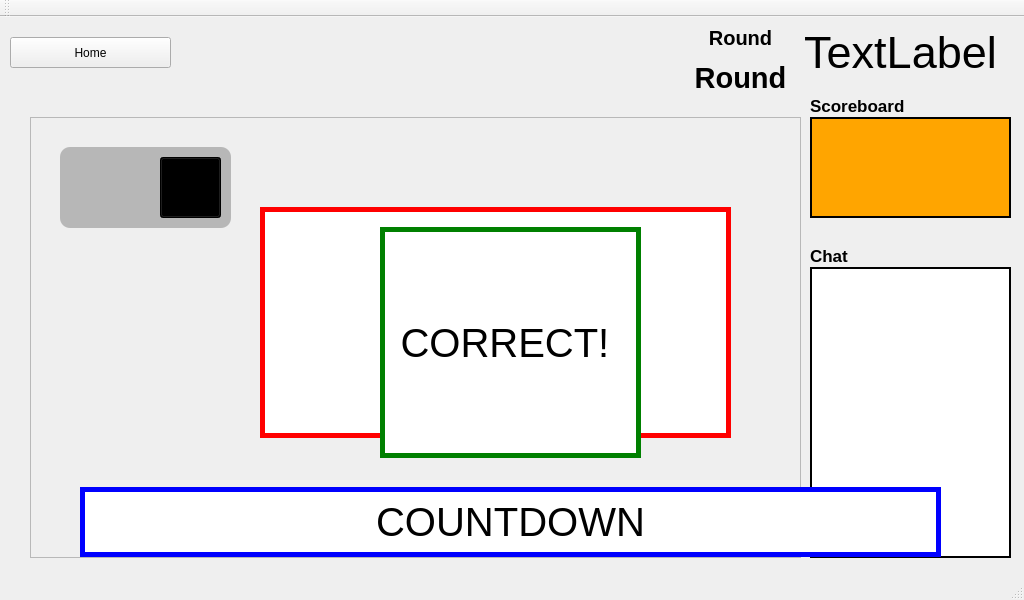
<?xml version="1.0" encoding="UTF-8"?>
<ui version="4.0">
 <class>SecondWindow</class>
 <widget class="QMainWindow" name="SecondWindow">
  <property name="geometry">
   <rect>
    <x>0</x>
    <y>0</y>
    <width>1024</width>
    <height>600</height>
   </rect>
  </property>
  <property name="windowTitle">
   <string>MainWindow</string>
  </property>
  <widget class="QWidget" name="centralwidget">
   <widget class="QPushButton" name="backbutton">
    <property name="geometry">
     <rect>
      <x>10</x>
      <y>20</y>
      <width>161</width>
      <height>31</height>
     </rect>
    </property>
    <property name="text">
     <string>Home</string>
    </property>
   </widget>
   <widget class="MyBoardFrame" name="frame">
    <property name="geometry">
     <rect>
      <x>30</x>
      <y>100</y>
      <width>771</width>
      <height>441</height>
     </rect>
    </property>
    <property name="layoutDirection">
     <enum>Qt::LeftToRight</enum>
    </property>
    <property name="frameShape">
     <enum>QFrame::StyledPanel</enum>
    </property>
    <property name="frameShadow">
     <enum>QFrame::Raised</enum>
    </property>
    <widget class="QLabel" name="timeover">
     <property name="geometry">
      <rect>
       <x>230</x>
       <y>90</y>
       <width>471</width>
       <height>231</height>
      </rect>
     </property>
     <property name="font">
      <font>
       <pointsize>30</pointsize>
      </font>
     </property>
     <property name="styleSheet">
      <string notr="true">QLabel{
background-color:white;
border-width: 5px;
border-color: red;
border-style: solid;
}</string>
     </property>
     <property name="text">
      <string>TIME OVER</string>
     </property>
     <property name="alignment">
      <set>Qt::AlignCenter</set>
     </property>
    </widget>
    <widget class="QLabel" name="correct">
     <property name="geometry">
      <rect>
       <x>350</x>
       <y>110</y>
       <width>261</width>
       <height>231</height>
      </rect>
     </property>
     <property name="font">
      <font>
       <pointsize>30</pointsize>
      </font>
     </property>
     <property name="styleSheet">
      <string notr="true">QLabel{
background-color:white;
border-width:5px;
border-color:green;
border-style: solid;
}</string>
     </property>
     <property name="text">
      <string>CORRECT! </string>
     </property>
     <property name="alignment">
      <set>Qt::AlignCenter</set>
     </property>
    </widget>
    <widget class="QPushButton" name="colorbutton">
     <property name="geometry">
      <rect>
       <x>50</x>
       <y>40</y>
       <width>61</width>
       <height>61</height>
      </rect>
     </property>
     <property name="autoFillBackground">
      <bool>false</bool>
     </property>
     <property name="styleSheet">
      <string notr="true">QPushButton {
    background-color: transparent;
    border-radius: none;
    }</string>
     </property>
     <property name="text">
      <string/>
     </property>
    </widget>
    <widget class="QPushButton" name="widthbutton">
     <property name="geometry">
      <rect>
       <x>130</x>
       <y>40</y>
       <width>61</width>
       <height>61</height>
      </rect>
     </property>
     <property name="palette">
      <palette>
       <active>
        <colorrole role="Button">
         <brush brushstyle="SolidPattern">
          <color alpha="255">
           <red>0</red>
           <green>0</green>
           <blue>0</blue>
          </color>
         </brush>
        </colorrole>
        <colorrole role="Base">
         <brush brushstyle="SolidPattern">
          <color alpha="255">
           <red>0</red>
           <green>0</green>
           <blue>0</blue>
          </color>
         </brush>
        </colorrole>
        <colorrole role="Window">
         <brush brushstyle="SolidPattern">
          <color alpha="255">
           <red>0</red>
           <green>0</green>
           <blue>0</blue>
          </color>
         </brush>
        </colorrole>
       </active>
       <inactive>
        <colorrole role="Button">
         <brush brushstyle="SolidPattern">
          <color alpha="255">
           <red>0</red>
           <green>0</green>
           <blue>0</blue>
          </color>
         </brush>
        </colorrole>
        <colorrole role="Base">
         <brush brushstyle="SolidPattern">
          <color alpha="255">
           <red>0</red>
           <green>0</green>
           <blue>0</blue>
          </color>
         </brush>
        </colorrole>
        <colorrole role="Window">
         <brush brushstyle="SolidPattern">
          <color alpha="255">
           <red>0</red>
           <green>0</green>
           <blue>0</blue>
          </color>
         </brush>
        </colorrole>
       </inactive>
       <disabled>
        <colorrole role="Button">
         <brush brushstyle="SolidPattern">
          <color alpha="255">
           <red>0</red>
           <green>0</green>
           <blue>0</blue>
          </color>
         </brush>
        </colorrole>
        <colorrole role="Base">
         <brush brushstyle="SolidPattern">
          <color alpha="255">
           <red>0</red>
           <green>0</green>
           <blue>0</blue>
          </color>
         </brush>
        </colorrole>
        <colorrole role="Window">
         <brush brushstyle="SolidPattern">
          <color alpha="255">
           <red>0</red>
           <green>0</green>
           <blue>0</blue>
          </color>
         </brush>
        </colorrole>
       </disabled>
      </palette>
     </property>
     <property name="font">
      <font>
       <pointsize>12</pointsize>
      </font>
     </property>
     <property name="autoFillBackground">
      <bool>false</bool>
     </property>
     <property name="styleSheet">
      <string notr="true">QPushButton{
	background-color: #000000;
}</string>
     </property>
     <property name="text">
      <string/>
     </property>
     <property name="default">
      <bool>false</bool>
     </property>
     <property name="flat">
      <bool>false</bool>
     </property>
    </widget>
    <widget class="QLabel" name="buttoncover">
     <property name="geometry">
      <rect>
       <x>30</x>
       <y>30</y>
       <width>171</width>
       <height>81</height>
      </rect>
     </property>
     <property name="styleSheet">
      <string notr="true">QLabel{
background-color: rgba(128,128,128,128);
border-radius:10px;
}</string>
     </property>
     <property name="text">
      <string/>
     </property>
    </widget>
    <zorder>timeover</zorder>
    <zorder>correct</zorder>
    <zorder>buttoncover</zorder>
    <zorder>colorbutton</zorder>
    <zorder>widthbutton</zorder>
    <zorder>resP3</zorder>
    <zorder>resP1_score</zorder>
    <zorder>resP3_score</zorder>
    <zorder>resP2_score</zorder>
    <zorder>resP1</zorder>
    <zorder>resP2</zorder>
    <zorder>gridLayoutWidget_2</zorder>
   </widget>
   <widget class="QTextEdit" name="textEdit">
    <property name="geometry">
     <rect>
      <x>810</x>
      <y>250</y>
      <width>201</width>
      <height>291</height>
     </rect>
    </property>
    <property name="styleSheet">
     <string notr="true">QTextEdit{
border-width:2px;
border-color:black;
border-style:solid;
}</string>
    </property>
    <property name="readOnly">
     <bool>true</bool>
    </property>
   </widget>
   <widget class="QLabel" name="label_2">
    <property name="geometry">
     <rect>
      <x>810</x>
      <y>80</y>
      <width>201</width>
      <height>17</height>
     </rect>
    </property>
    <property name="font">
     <font>
      <pointsize>13</pointsize>
      <weight>75</weight>
      <bold>true</bold>
     </font>
    </property>
    <property name="text">
     <string>Scoreboard</string>
    </property>
   </widget>
   <widget class="QLabel" name="timelabel">
    <property name="geometry">
     <rect>
      <x>790</x>
      <y>10</y>
      <width>221</width>
      <height>51</height>
     </rect>
    </property>
    <property name="font">
     <font>
      <pointsize>34</pointsize>
     </font>
    </property>
    <property name="layoutDirection">
     <enum>Qt::LeftToRight</enum>
    </property>
    <property name="text">
     <string>TextLabel</string>
    </property>
    <property name="alignment">
     <set>Qt::AlignCenter</set>
    </property>
   </widget>
   <widget class="QLabel" name="countdown">
    <property name="geometry">
     <rect>
      <x>80</x>
      <y>470</y>
      <width>861</width>
      <height>70</height>
     </rect>
    </property>
    <property name="font">
     <font>
      <pointsize>30</pointsize>
     </font>
    </property>
    <property name="styleSheet">
     <string notr="true">QLabel{
background-color:white;
border-width: 5px;
border-color: blue;
border-style: solid;
}</string>
    </property>
    <property name="text">
     <string>COUNTDOWN</string>
    </property>
    <property name="alignment">
     <set>Qt::AlignCenter</set>
    </property>
   </widget>
   <widget class="QLabel" name="scoreboard">
    <property name="geometry">
     <rect>
      <x>810</x>
      <y>100</y>
      <width>201</width>
      <height>101</height>
     </rect>
    </property>
    <property name="styleSheet">
     <string notr="true">QLabel{
background-color:orange;
border-width:2px;
border-color:black;
border-style:solid;
}
</string>
    </property>
    <property name="text">
     <string/>
    </property>
   </widget>
   <widget class="QLabel" name="label_3">
    <property name="geometry">
     <rect>
      <x>810</x>
      <y>230</y>
      <width>201</width>
      <height>17</height>
     </rect>
    </property>
    <property name="font">
     <font>
      <pointsize>13</pointsize>
      <weight>75</weight>
      <bold>true</bold>
     </font>
    </property>
    <property name="text">
     <string>Chat</string>
    </property>
   </widget>
   <widget class="QLabel" name="roundtxt">
    <property name="geometry">
     <rect>
      <x>690</x>
      <y>0</y>
      <width>101</width>
      <height>41</height>
     </rect>
    </property>
    <property name="font">
     <font>
      <pointsize>15</pointsize>
      <weight>75</weight>
      <bold>true</bold>
     </font>
    </property>
    <property name="text">
     <string>Round</string>
    </property>
    <property name="alignment">
     <set>Qt::AlignCenter</set>
    </property>
   </widget>
   <widget class="QWidget" name="resultwidget" native="true">
    <property name="geometry">
     <rect>
      <x>209</x>
      <y>130</y>
      <width>581</width>
      <height>381</height>
     </rect>
    </property>
    <widget class="QWidget" name="verticalLayoutWidget">
     <property name="geometry">
      <rect>
       <x>0</x>
       <y>0</y>
       <width>581</width>
       <height>491</height>
      </rect>
     </property>
     <layout class="QVBoxLayout" name="resultLayout">
      <item>
       <widget class="QLabel" name="result_1">
        <property name="font">
         <font>
          <pointsize>30</pointsize>
         </font>
        </property>
        <property name="text">
         <string>TextLabel</string>
        </property>
        <property name="alignment">
         <set>Qt::AlignCenter</set>
        </property>
       </widget>
      </item>
      <item>
       <widget class="QLabel" name="result_2">
        <property name="font">
         <font>
          <pointsize>30</pointsize>
         </font>
        </property>
        <property name="text">
         <string>TextLabel</string>
        </property>
        <property name="alignment">
         <set>Qt::AlignCenter</set>
        </property>
       </widget>
      </item>
      <item>
       <widget class="QLabel" name="result_3">
        <property name="font">
         <font>
          <pointsize>30</pointsize>
         </font>
        </property>
        <property name="text">
         <string>TextLabel</string>
        </property>
        <property name="alignment">
         <set>Qt::AlignCenter</set>
        </property>
       </widget>
      </item>
     </layout>
    </widget>
   </widget>
   <widget class="QLabel" name="label_answer">
    <property name="geometry">
     <rect>
      <x>30</x>
      <y>60</y>
      <width>381</width>
      <height>41</height>
     </rect>
    </property>
    <property name="font">
     <font>
      <pointsize>20</pointsize>
      <weight>75</weight>
      <bold>true</bold>
     </font>
    </property>
    <property name="text">
     <string/>
    </property>
   </widget>
   <widget class="QLabel" name="label_myNum">
    <property name="geometry">
     <rect>
      <x>470</x>
      <y>60</y>
      <width>191</width>
      <height>41</height>
     </rect>
    </property>
    <property name="font">
     <font>
      <pointsize>15</pointsize>
      <weight>75</weight>
      <bold>true</bold>
     </font>
    </property>
    <property name="text">
     <string/>
    </property>
    <property name="alignment">
     <set>Qt::AlignCenter</set>
    </property>
   </widget>
   <widget class="QWidget" name="gridLayoutWidget">
    <property name="geometry">
     <rect>
      <x>810</x>
      <y>100</y>
      <width>201</width>
      <height>101</height>
     </rect>
    </property>
    <layout class="QGridLayout" name="gridLayout">
     <item row="1" column="1">
      <widget class="QLabel" name="P2_score">
       <property name="font">
        <font>
         <pointsize>25</pointsize>
        </font>
       </property>
       <property name="text">
        <string/>
       </property>
       <property name="alignment">
        <set>Qt::AlignCenter</set>
       </property>
      </widget>
     </item>
     <item row="0" column="1">
      <widget class="QLabel" name="P2">
       <property name="font">
        <font>
         <pointsize>15</pointsize>
        </font>
       </property>
       <property name="text">
        <string/>
       </property>
       <property name="alignment">
        <set>Qt::AlignCenter</set>
       </property>
      </widget>
     </item>
     <item row="1" column="2">
      <widget class="QLabel" name="P3_score">
       <property name="font">
        <font>
         <pointsize>25</pointsize>
        </font>
       </property>
       <property name="text">
        <string/>
       </property>
       <property name="alignment">
        <set>Qt::AlignCenter</set>
       </property>
      </widget>
     </item>
     <item row="0" column="2">
      <widget class="QLabel" name="P3">
       <property name="font">
        <font>
         <pointsize>15</pointsize>
        </font>
       </property>
       <property name="text">
        <string/>
       </property>
       <property name="alignment">
        <set>Qt::AlignCenter</set>
       </property>
      </widget>
     </item>
     <item row="1" column="0">
      <widget class="QLabel" name="P1_score">
       <property name="font">
        <font>
         <pointsize>25</pointsize>
        </font>
       </property>
       <property name="text">
        <string/>
       </property>
       <property name="alignment">
        <set>Qt::AlignCenter</set>
       </property>
      </widget>
     </item>
     <item row="0" column="0">
      <widget class="QLabel" name="P1">
       <property name="font">
        <font>
         <pointsize>15</pointsize>
        </font>
       </property>
       <property name="text">
        <string/>
       </property>
       <property name="alignment">
        <set>Qt::AlignCenter</set>
       </property>
      </widget>
     </item>
    </layout>
   </widget>
   <widget class="QLabel" name="roundboard">
    <property name="geometry">
     <rect>
      <x>690</x>
      <y>20</y>
      <width>101</width>
      <height>81</height>
     </rect>
    </property>
    <property name="font">
     <font>
      <pointsize>22</pointsize>
      <weight>75</weight>
      <bold>true</bold>
     </font>
    </property>
    <property name="text">
     <string>Round</string>
    </property>
    <property name="alignment">
     <set>Qt::AlignCenter</set>
    </property>
   </widget>
   <zorder>label_myNum</zorder>
   <zorder>backbutton</zorder>
   <zorder>frame</zorder>
   <zorder>textEdit</zorder>
   <zorder>label_2</zorder>
   <zorder>timelabel</zorder>
   <zorder>countdown</zorder>
   <zorder>scoreboard</zorder>
   <zorder>label_3</zorder>
   <zorder>roundtxt</zorder>
   <zorder>label_answer</zorder>
   <zorder>gridLayoutWidget</zorder>
   <zorder>roundboard</zorder>
  </widget>
  <widget class="QMenuBar" name="menubar">
   <property name="geometry">
    <rect>
     <x>0</x>
     <y>0</y>
     <width>1024</width>
     <height>25</height>
    </rect>
   </property>
  </widget>
  <widget class="QStatusBar" name="statusbar"/>
  <widget class="QToolBar" name="toolBar">
   <property name="windowTitle">
    <string>toolBar</string>
   </property>
   <attribute name="toolBarArea">
    <enum>TopToolBarArea</enum>
   </attribute>
   <attribute name="toolBarBreak">
    <bool>false</bool>
   </attribute>
  </widget>
 </widget>
 <customwidgets>
  <customwidget>
   <class>MyBoardFrame</class>
   <extends>QFrame</extends>
   <header>myboardframe.h</header>
   <container>1</container>
  </customwidget>
 </customwidgets>
 <resources/>
 <connections/>
</ui>
